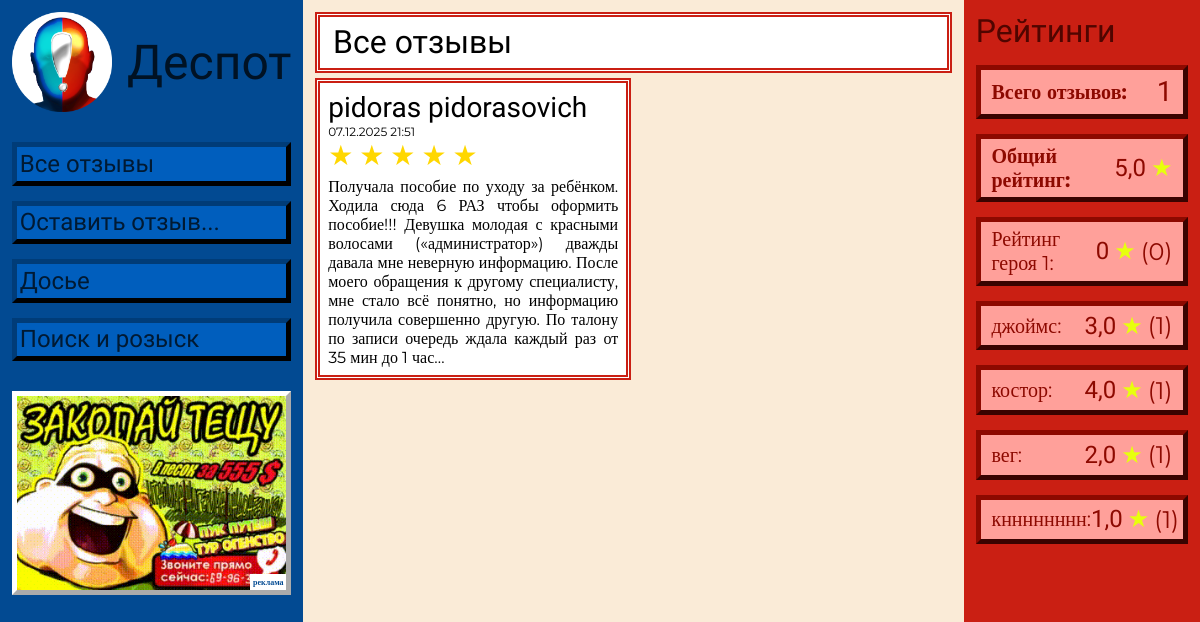
The app's page /reviews/ with its own data.
### main/models.py (models this page shows, shortened)
class Review(models.Model):
    author = models.ForeignKey(User, on_delete=models.CASCADE)
    name = models.CharField(max_length=100, verbose_name="Имя")
    created_at = models.DateTimeField(
        verbose_name="Дата и время",
        null=True,
        blank=True
    )
    overall_rating = models.IntegerField(
        choices=[(i, str(i)) for i in range(1, 6)],
        verbose_name="Общая оценка",
        default=1
    )
    hero1 = models.ForeignKey(Hero, on_delete=models.SET_NULL, null=True, blank=True,
                             related_name='hero1_reviews', verbose_name="Герой 1")
    hero1_rating = models.IntegerField(
        choices=[(0, '-'), (1, '1'), (2, '2'), (3, '3'), (4, '4'), (5, '5')],
        verbose_name="Оценка героя 1",
        default=0
    )
    hero2 = models.ForeignKey(Hero, on_delete=models.SET_NULL, null=True, blank=True,
                             related_name='hero2_reviews', verbose_name="Герой 2")
    hero2_rating = models.IntegerField(
        choices=[(0, '-'), (1, '1'), (2, '2'), (3, '3'), (4, '4'), (5, '5')],
        verbose_name="Оценка героя 2",
        default=0
    )
    hero3 = models.ForeignKey(Hero, on_delete=models.SET_NULL, null=True, blank=True,
                             related_name='hero3_reviews', verbose_name="Герой 3")
    hero3_rating = models.IntegerField(
        choices=[(0, '-'), (1, '1'), (2, '2'), (3, '3'), (4, '4'), (5, '5')],
        verbose_name="Оценка героя 3",
        default=0
    )
    hero4 = models.ForeignKey(Hero, on_delete=models.SET_NULL, null=True, blank=True,
                             related_name='hero4_reviews', verbose_name="Герой 4")
    hero4_rating = models.IntegerField(
        choices=[(0, '-'), (1, '1'), (2, '2'), (3, '3'), (4, '4'), (5, '5')],
        verbose_name="Оценка героя 4",
        default=0
    )
    hero5 = models.ForeignKey(Hero, on_delete=models.SET_NULL, null=True, blank=True,
                             related_name='hero5_reviews', verbose_name="Герой 5")
    hero5_rating = models.IntegerField(
        choices=[(0, '-'), (1, '1'), (2, '2'), (3, '3'), (4, '4'), (5, '5')],
        verbose_name="Оценка героя 5",
        default=0
    )
    text = models.TextField(verbose_name="Текст отзыва")
    photo = models.ImageField(upload_to='review_photos/', blank=True, null=True, verbose_name="Фото")
    class Meta:
        verbose_name = "Отзыв"
        verbose_name_plural = "Отзывы"

class Hero(models.Model):
    first_name = models.CharField(max_length=50, verbose_name="Имя")
    last_name = models.CharField(max_length=50, verbose_name="Фамилия")
    aka = models.CharField(max_length=100, verbose_name="Прозвище", blank=True)
    race = models.CharField(max_length=100, verbose_name="Раса")
    GENDER_CHOICES = [
        ('male', 'мужской'),
        ('female', 'женский'),
        ('other', 'другой'),
    ]
    gender = models.CharField(max_length=10, choices=GENDER_CHOICES, verbose_name="Пол", default='male')
    age = models.IntegerField(verbose_name="Возраст", null=True, blank=True)
    height = models.IntegerField(verbose_name="Рост (см)", null=True, blank=True)
    superpower = models.CharField(max_length=200, verbose_name="Суперспособность", blank=True, null=True)
    position_text = models.TextField(verbose_name="Должность", blank=True, null=True)
    BIRTH_PLACE_CHOICES = [
        ('city1', 'Вуменсфилд'),
        ('city2', 'Девоур Сан'),
        ('city3', 'Джымиетта'),
        ('city4', 'Занисасаллэ'),
        ('city5', 'Ивклитор'),
        ('city6', 'Кант'),
        ('city7', 'Клеверленд'),
        ('city8', 'Ксениа'),
        ('city9', 'Марина'),
        ('city10', 'Мидалтавн'),
        ('city11', 'Похфимар'),
        ('city12', 'Ротик'),
        ('city13', 'С. Перм'),
        ('city14', 'Садженск'),
        ('city15', 'Симпсоны'),
        ('city16', 'Синабоны'),
        ('city17', 'Сыендуски'),
        ('city18', 'Тимчиккотик'),
        ('city19', 'Толетоле'),
        ('city20', 'Томаш'),
        ('city21', 'Фараон'),
        ('city22', 'Финн'),
        ('city23', 'Янго'),
        ('city24', 'Батикант'),
    ]
    birth_place = models.CharField(max_length=50, choices=BIRTH_PLACE_CHOICES, verbose_name="Место рождения")
    phone = models.CharField(max_length=20, verbose_name="Номер телефона")
    biography = models.TextField(verbose_name="Биография")
    superpower_description = models.TextField(verbose_name="Описание суперспособности", blank=True, null=True)
    convicted_for = models.TextField(verbose_name="Осуждён за", blank=True)
    photo = models.ImageField(upload_to='hero_photos/', blank=True, null=True, verbose_name="Фото")
    STATUS_CHOICES = [
        ('active', 'Действующий герой'),
        ('retired', 'В отставке'),
        ('dispatch', 'Диспетчер'),
        ('staff', 'Персонал'),
        ('staff_retired', 'Персонал в отставке'),
    ]
    status = models.CharField(
        max_length=20,
        choices=STATUS_CHOICES,
        verbose_name="Статус",
        default='active'
    )
    position = models.IntegerField(
        verbose_name="Позиция в списке (1-5)",
        null=True,
        blank=True,
        unique=True,
        help_text="Позиция от 1 до 5 для отображения в форме отзыва"
    )
    created_at = models.DateTimeField(auto_now_add=True, verbose_name="Дата добавления")
    updated_at = models.DateTimeField(auto_now=True, verbose_name="Дата обновления")
    class Meta:
        verbose_name = "Герой"
        verbose_name_plural = "Герои"
        ordering = ['position']

### main/views.py (the view)
# urls.py: path('reviews/', views.reviews, name='reviews'),
def reviews(request):
    all_reviews = Review.objects.all().order_by('-created_at')
    reviews_count = all_reviews.count()
    avg_overall_rating = all_reviews.aggregate(avg=Avg('overall_rating'))['avg'] or 0
    active_heroes = Hero.objects.filter(status='active').order_by('position')
    hero_stats_list = []
    for hero in active_heroes:
        hero1_reviews = Review.objects.filter(hero1=hero, hero1_rating__gt=0)
        hero2_reviews = Review.objects.filter(hero2=hero, hero2_rating__gt=0)
        hero3_reviews = Review.objects.filter(hero3=hero, hero3_rating__gt=0)
        hero4_reviews = Review.objects.filter(hero4=hero, hero4_rating__gt=0)
        hero5_reviews = Review.objects.filter(hero5=hero, hero5_rating__gt=0)
        ratings = []
        ratings.extend([r.hero1_rating for r in hero1_reviews])
        ratings.extend([r.hero2_rating for r in hero2_reviews])
        ratings.extend([r.hero3_rating for r in hero3_reviews])
        ratings.extend([r.hero4_rating for r in hero4_reviews])
        ratings.extend([r.hero5_rating for r in hero5_reviews])
        if ratings:
            avg_rating = sum(ratings) / len(ratings)
            count = len(ratings)
        else:
            avg_rating = 0
            count = 0
        hero_stats_list.append({
            'position': hero.position,
            'hero': hero,
            'avg_rating': round(avg_rating, 1),
            'count': count
        })
    hero_stats_list.sort(key=lambda x: x['position'])
    hero_stats = []
    for i in range(1, 6):
        hero_stat = next((hs for hs in hero_stats_list if hs['position'] == i), None)
        if hero_stat:
            hero_stats.append(hero_stat)
        else:
            hero_stats.append({
                'position': i,
                'hero': None,
                'avg_rating': 0,
                'count': 0
            })
    context = {
        'reviews': all_reviews,
        'reviews_count': reviews_count,
        'avg_overall_rating': round(avg_overall_rating, 1),
        'hero_stats': hero_stats,
    }
    return render(request, "main/reviews.html", context)

### main/templates/main/reviews.html (shortened to what this page needs)
{% load static %}
<!DOCTYPE html>
<html lang="ru">
<head>
    <link rel="stylesheet" href="{% static 'styles.css' %}">
    <link rel="stylesheet" href="{% static 'media.css' %}">
</head>
<body>
    <main>
        <div class="main_left">
            <div class="logo">
                <a href="{% url 'index' %}"><img src="{% static 'img/logo.png' %}"></a>
                <a>Деспот</a>
            </div>
            <div class="nav">
                <a href="{% url 'reviews' %}">Все отзывы</a>
                {% if user.is_authenticated %}
                    <a href="{% url 'new_review' %}">Оставить отзыв...</a>
                {% else %}
                    <a href="{% url 'auth' %}">Оставить отзыв...</a>
                {% endif %}
                <a href="{% url 'heroes' %}">Досье</a>
                <a href="{% url 'search' %}">Поиск и розыск</a>
            </div>
            <div class="advertisement">
                <a href="https://www.youtube.com/watch?v=RwBYDGlJc9c"><img src="{% static 'img/tescha.gif' %}"></a>
            </div>
        </div>
        <div class="main_center">
            <div class="red_block font-2">
                <a>Все отзывы</a>
            </div>
            <div class="reviews_container">
                {% for review in reviews %}
                <div class="review_wrapper">
                    <div class="{% cycle 'red_block' 'blue_block' %} review_block"
                        data-id="{{ review.id }}"
                        data-name="{{ review.name }}"
                        data-date="{{ review.created_at|date:'d.m.Y H:i' }}"
                        data-overall-rating="{{ review.overall_rating }}"
                        data-hero1-name="{{ review.hero1.aka|escapejs }}"
                        data-hero1-rating="{{ review.hero1_rating }}"
                        data-hero2-name="{{ review.hero2.aka|escapejs }}"
                        data-hero2-rating="{{ review.hero2_rating }}"
                        data-hero3-name="{{ review.hero3.aka|escapejs }}"
                        data-hero3-rating="{{ review.hero3_rating }}"
                        data-hero4-name="{{ review.hero4.aka|escapejs }}"
                        data-hero4-rating="{{ review.hero4_rating }}"
                        data-hero5-name="{{ review.hero5.aka|escapejs }}"
                        data-hero5-rating="{{ review.hero5_rating }}"
                        data-text="{{ review.text|escape }}"
                        data-photo-url="{% if review.photo %}{{ review.photo.url }}{% endif %}">
                        <div class="review_left">
                            <div class="review_left_left">
                                <div class="review_header">
                                    <span class="review_name font-175">{{ review.name }}</span>
                                    <span class="review_date mon">
                                        {{ review.created_at|date:"d.m.Y H:i" }}
                                    </span>
                                </div>
                                <div class="review_rating">
                                    {% for i in "12345" %}
                                        {% if forloop.counter <= review.overall_rating %}
                                            <span class="star font-175">★</span>
                                        {% else %}
                                            <span class="star font-175 empty-star">☆</span>
                                        {% endif %}
                                    {% endfor %}
                                </div>
                            </div>
                        </div>
                        <div class="review_right">
                            <div class="review_text font-1 mon">
                                <a>{{ review.text|truncatechars:350 }}</a>
                            </div>
                        </div>
                    </div>
                </div>
                {% empty %}
                <div class="no_reviews blue_block">
                    <a>Пока нет отзывов.</a>
                </div>
                {% endfor %}
            </div>
        </div>
        <div class="main_right">
            <div class="main_right_name font-2">
                <a>Рейтинги</a>
            </div>
            <div class="rightpanel_block">
                <a href="{% url 'reviews' %}" class="clickable-block-link">
                    <div class="rightpanel_item clickable-block">
                        <span class="rating_label font-125"><b>Всего отзывов:</b></span>
                        <span class="rating_value font-175">{{ reviews_count }}</span>
                    </div>
                </a>
                <a href="{% url 'heroes' %}" class="clickable-block-link">
                    <div class="rightpanel_item clickable-block">
                        <span class="rating_label font-125"><b>Общий рейтинг:</b></span>
                        <span class="rating_value font-15">
                            {{ avg_overall_rating }}
                            <span class="star_small font-15">★</span>
                        </span>
                    </div>
                </a>
                {% for stat in hero_stats %}
                {% if stat.hero %}
                <a href="{% url 'heroes' %}?hero_id={{ stat.hero.id }}" class="clickable-block-link">
                    <div class="rightpanel_item clickable-block hero-link" data-hero-id="{{ stat.hero.id }}">
                        <span class="rating_label font-125">
                            {% if stat.hero.aka %}
                                {{ stat.hero.aka }}:
                            {% else %}
                                {{ stat.hero.first_name }}:
                            {% endif %}
                        </span>
                        <span class="rating_value font-15">
                            {{ stat.avg_rating }}
                            <span class="star_small font-15">★</span>
                            <span class="rating_count mon">({{ stat.count }})</span>
                        </span>
                    </div>
                </a>
                {% else %}
                <div class="rightpanel_item">
                    <span class="rating_label font-125">
                        Рейтинг героя {{ stat.position }}:
                    </span>
                    <span class="rating_value font-15">
                        {{ stat.avg_rating }}
                        <span class="star_small font-15">★</span>
                        <span class="rating_count mon">({{ stat.count }})</span>
                    </span>
                </div>
                {% endif %}
                {% endfor %}
            </div>
        </div>
    </main>
</body>
</html>

### records on screen
Review: name "pidoras pidorasovich", created_at "07.12.2025 21:51", overall_rating 5 (drawn), text "Получала пособие по уходу за ребёнком. Ходила сюда 6 РАЗ чтобы оформить пособие!!! Девушка молодая с красными волосами («администратор») дважды давала мне неверную информацию. После моего обращения к другому специалисту, мне стало всё понятно, но информацию получила совершенно другую. По талону по записи очередь ждала каждый раз от 35 мин до 1 час…"
Hero: hero.aka "джоймс", avg_rating "3,0", count "1"
Hero: hero.aka "костор", avg_rating "4,0", count "1"
Hero: hero.aka "вег", avg_rating "2,0", count "1"
Hero: hero.aka "кнннннннн", avg_rating "1,0", count "1"

### other values on screen
{{ reviews_count }} "1"
{{ avg_overall_rating }} "5,0"
{{ stat.position }} "1"
{{ stat.avg_rating }} "0"
{{ stat.count }} "0"
